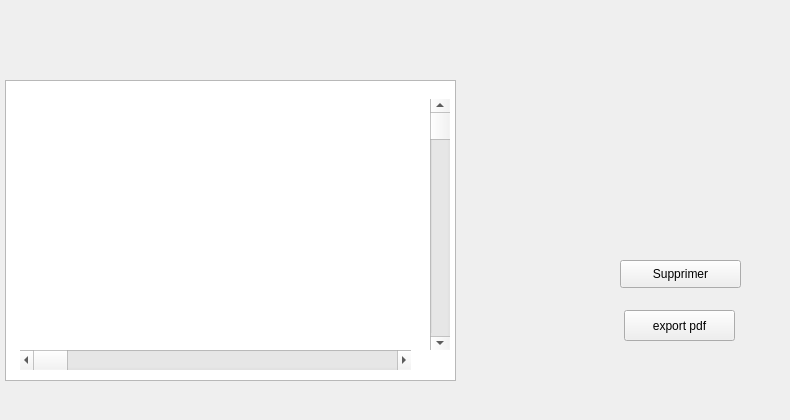
      <widget class="QWidget" name="tab_12">
       <attribute name="title">
        <string>Notification</string>
       </attribute>
       <widget class="QListView" name="listView">
        <property name="geometry">
         <rect>
          <x>5</x>
          <y>80</y>
          <width>451</width>
          <height>301</height>
         </rect>
        </property>
       </widget>
       <widget class="QScrollBar" name="horizontalScrollBar">
        <property name="geometry">
         <rect>
          <x>20</x>
          <y>350</y>
          <width>391</width>
          <height>20</height>
         </rect>
        </property>
        <property name="orientation">
         <enum>Qt::Horizontal</enum>
        </property>
       </widget>
       <widget class="QScrollBar" name="verticalScrollBar">
        <property name="geometry">
         <rect>
          <x>430</x>
          <y>99</y>
          <width>20</width>
          <height>251</height>
         </rect>
        </property>
        <property name="orientation">
         <enum>Qt::Vertical</enum>
        </property>
       </widget>
       <widget class="QLabel" name="label_56">
        <property name="geometry">
         <rect>
          <x>0</x>
          <y>-5</y>
          <width>781</width>
          <height>411</height>
         </rect>
        </property>
        <property name="text">
         <string/>
        </property>
        <property name="pixmap">
         <pixmap>../../../bb.png</pixmap>
        </property>
        <property name="scaledContents">
         <bool>true</bool>
        </property>
       </widget>
       <widget class="QPushButton" name="pushButton_25">
        <property name="geometry">
         <rect>
          <x>620</x>
          <y>260</y>
          <width>121</width>
          <height>28</height>
         </rect>
        </property>
        <property name="text">
         <string>Supprimer</string>
        </property>
       </widget>
       <widget class="QPushButton" name="export_pdfE">
        <property name="geometry">
         <rect>
          <x>624</x>
          <y>310</y>
          <width>111</width>
          <height>31</height>
         </rect>
        </property>
        <property name="text">
         <string>export pdf</string>
        </property>
       </widget>
       <zorder>label_56</zorder>
       <zorder>pushButton_25</zorder>
       <zorder>listView</zorder>
       <zorder>horizontalScrollBar</zorder>
       <zorder>verticalScrollBar</zorder>
       <zorder>export_pdfE</zorder>
      </widget>
